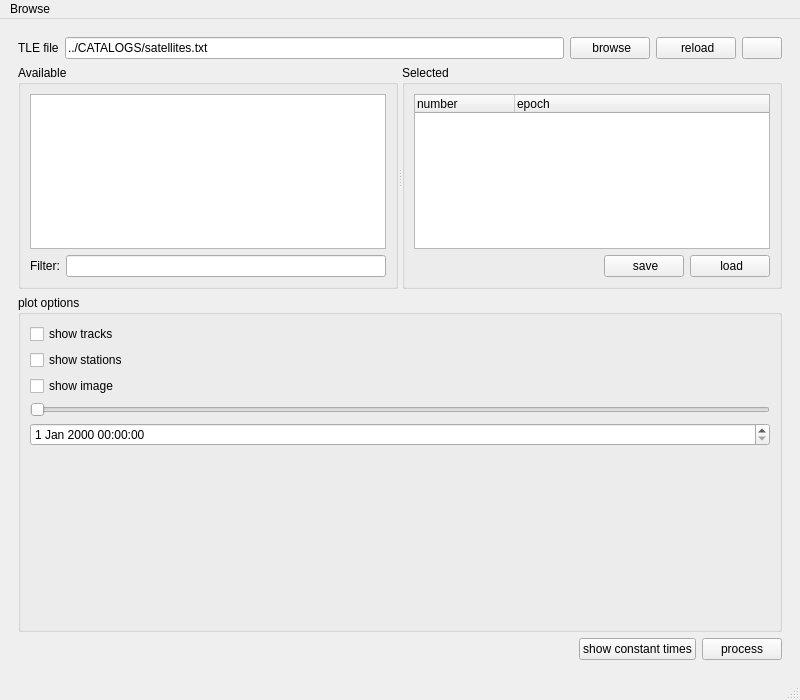
<?xml version="1.0" encoding="UTF-8"?>
<ui version="4.0">
 <class>SatelliteScheduling</class>
 <widget class="QMainWindow" name="SatelliteScheduling">
  <property name="geometry">
   <rect>
    <x>0</x>
    <y>0</y>
    <width>800</width>
    <height>700</height>
   </rect>
  </property>
  <property name="windowTitle">
   <string>MainWindow</string>
  </property>
  <widget class="QWidget" name="centralwidget">
   <layout class="QVBoxLayout" name="verticalLayout_3">
    <item>
     <widget class="QStackedWidget" name="stackedWidget">
      <property name="currentIndex">
       <number>0</number>
      </property>
      <widget class="QWidget" name="page">
       <layout class="QVBoxLayout" name="verticalLayout_5" stretch="0,2,3,0">
        <item>
         <layout class="QHBoxLayout" name="horizontalLayout">
          <item>
           <widget class="QLabel" name="label">
            <property name="text">
             <string>TLE file</string>
            </property>
           </widget>
          </item>
          <item>
           <widget class="QLineEdit" name="lineEdit_inputPath">
            <property name="text">
             <string>../CATALOGS/satellites.txt</string>
            </property>
           </widget>
          </item>
          <item>
           <widget class="QPushButton" name="pushButton_inputBrowse">
            <property name="text">
             <string> browse</string>
            </property>
            <property name="icon">
             <iconset resource="../myresources.qrc">
              <normaloff>:/icons/icons/folder-saved-search.png</normaloff>:/icons/icons/folder-saved-search.png</iconset>
            </property>
           </widget>
          </item>
          <item>
           <widget class="QPushButton" name="pushButton_inputReload">
            <property name="text">
             <string> reload</string>
            </property>
            <property name="icon">
             <iconset resource="../myresources.qrc">
              <normaloff>:/icons/icons/view-refresh-7.png</normaloff>:/icons/icons/view-refresh-7.png</iconset>
            </property>
           </widget>
          </item>
          <item>
           <widget class="QPushButton" name="pushButton_savePath">
            <property name="text">
             <string/>
            </property>
            <property name="icon">
             <iconset resource="../myresources.qrc">
              <normaloff>:/icons/icons/document-export.png</normaloff>:/icons/icons/document-export.png</iconset>
            </property>
           </widget>
          </item>
         </layout>
        </item>
        <item>
         <widget class="QSplitter" name="splitter">
          <property name="orientation">
           <enum>Qt::Horizontal</enum>
          </property>
          <widget class="QGroupBox" name="groupBox">
           <property name="title">
            <string>Available</string>
           </property>
           <layout class="QVBoxLayout" name="verticalLayout">
            <item>
             <widget class="QTreeView" name="treeView_available">
              <property name="editTriggers">
               <set>QAbstractItemView::NoEditTriggers</set>
              </property>
              <property name="alternatingRowColors">
               <bool>true</bool>
              </property>
             </widget>
            </item>
            <item>
             <layout class="QHBoxLayout" name="horizontalLayout_2">
              <item>
               <widget class="QLabel" name="label_2">
                <property name="text">
                 <string>Filter:</string>
                </property>
               </widget>
              </item>
              <item>
               <widget class="QLineEdit" name="lineEdit_availableFilter"/>
              </item>
             </layout>
            </item>
           </layout>
          </widget>
          <widget class="QGroupBox" name="groupBox_2">
           <property name="title">
            <string>Selected</string>
           </property>
           <layout class="QVBoxLayout" name="verticalLayout_2">
            <item>
             <widget class="QTreeWidget" name="treeWidget_selected">
              <property name="alternatingRowColors">
               <bool>true</bool>
              </property>
              <column>
               <property name="text">
                <string>number</string>
               </property>
              </column>
              <column>
               <property name="text">
                <string>epoch</string>
               </property>
              </column>
             </widget>
            </item>
            <item>
             <layout class="QHBoxLayout" name="horizontalLayout_3">
              <item>
               <spacer name="horizontalSpacer">
                <property name="orientation">
                 <enum>Qt::Horizontal</enum>
                </property>
                <property name="sizeHint" stdset="0">
                 <size>
                  <width>40</width>
                  <height>20</height>
                 </size>
                </property>
               </spacer>
              </item>
              <item>
               <widget class="QPushButton" name="pushButton_saveList">
                <property name="text">
                 <string> save</string>
                </property>
                <property name="icon">
                 <iconset resource="../myresources.qrc">
                  <normaloff>:/icons/icons/document-export.png</normaloff>:/icons/icons/document-export.png</iconset>
                </property>
               </widget>
              </item>
              <item>
               <widget class="QPushButton" name="pushButton_loadList">
                <property name="text">
                 <string> load</string>
                </property>
                <property name="icon">
                 <iconset resource="../myresources.qrc">
                  <normaloff>:/icons/icons/folder-open-5.png</normaloff>:/icons/icons/folder-open-5.png</iconset>
                </property>
               </widget>
              </item>
             </layout>
            </item>
           </layout>
          </widget>
         </widget>
        </item>
        <item>
         <layout class="QHBoxLayout" name="horizontalLayout_map">
          <item>
           <widget class="QGroupBox" name="groupBox_3">
            <property name="title">
             <string>plot options</string>
            </property>
            <layout class="QVBoxLayout" name="verticalLayout_4">
             <item>
              <widget class="QCheckBox" name="checkBox_showTracks">
               <property name="text">
                <string>show tracks</string>
               </property>
              </widget>
             </item>
             <item>
              <widget class="QCheckBox" name="checkBox_showStations">
               <property name="text">
                <string>show stations</string>
               </property>
              </widget>
             </item>
             <item>
              <widget class="QCheckBox" name="checkBox_showImage">
               <property name="text">
                <string>show image</string>
               </property>
              </widget>
             </item>
             <item>
              <widget class="QSlider" name="horizontalSlider_adjustTime">
               <property name="orientation">
                <enum>Qt::Horizontal</enum>
               </property>
              </widget>
             </item>
             <item>
              <widget class="QDateTimeEdit" name="dateTimeEdit_showTime"/>
             </item>
             <item>
              <spacer name="verticalSpacer">
               <property name="orientation">
                <enum>Qt::Vertical</enum>
               </property>
               <property name="sizeHint" stdset="0">
                <size>
                 <width>20</width>
                 <height>40</height>
                </size>
               </property>
              </spacer>
             </item>
            </layout>
           </widget>
          </item>
         </layout>
        </item>
        <item>
         <layout class="QHBoxLayout" name="horizontalLayout_5">
          <item>
           <spacer name="horizontalSpacer_2">
            <property name="orientation">
             <enum>Qt::Horizontal</enum>
            </property>
            <property name="sizeHint" stdset="0">
             <size>
              <width>40</width>
              <height>20</height>
             </size>
            </property>
           </spacer>
          </item>
          <item>
           <widget class="QPushButton" name="pushButton_showConstant">
            <property name="text">
             <string>show constant times</string>
            </property>
           </widget>
          </item>
          <item>
           <widget class="QPushButton" name="pushButton_process">
            <property name="text">
             <string>process</string>
            </property>
            <property name="icon">
             <iconset resource="../myresources.qrc">
              <normaloff>:/icons/icons/arrow-right-3.png</normaloff>:/icons/icons/arrow-right-3.png</iconset>
            </property>
           </widget>
          </item>
         </layout>
        </item>
       </layout>
      </widget>
      <widget class="QWidget" name="page_2">
       <layout class="QVBoxLayout" name="verticalLayout_6">
        <item>
         <widget class="QGroupBox" name="groupBox_4">
          <property name="title">
           <string>Select template</string>
          </property>
          <layout class="QVBoxLayout" name="verticalLayout_8">
           <item>
            <widget class="QTreeWidget" name="treeWidget_template">
             <column>
              <property name="text">
               <string>satellite</string>
              </property>
             </column>
             <column>
              <property name="text">
               <string>start</string>
              </property>
             </column>
             <column>
              <property name="text">
               <string>end</string>
              </property>
             </column>
             <column>
              <property name="text">
               <string>duration</string>
              </property>
             </column>
             <column>
              <property name="text">
               <string>station(s)</string>
              </property>
             </column>
            </widget>
           </item>
          </layout>
         </widget>
        </item>
        <item>
         <widget class="QGroupBox" name="groupBox_5">
          <property name="title">
           <string>Adjust</string>
          </property>
          <layout class="QVBoxLayout" name="verticalLayout_7">
           <item>
            <layout class="QHBoxLayout" name="horizontalLayout_6">
             <item>
              <widget class="QLabel" name="label_3">
               <property name="text">
                <string>Scan to satellite</string>
               </property>
              </widget>
             </item>
             <item>
              <widget class="QLabel" name="label_adjustSatName">
               <property name="text">
                <string/>
               </property>
              </widget>
             </item>
             <item>
              <spacer name="horizontalSpacer_4">
               <property name="orientation">
                <enum>Qt::Horizontal</enum>
               </property>
               <property name="sizeHint" stdset="0">
                <size>
                 <width>40</width>
                 <height>20</height>
                </size>
               </property>
              </spacer>
             </item>
            </layout>
           </item>
           <item>
            <widget class="QTableWidget" name="tableWidget_adjust">
             <attribute name="verticalHeaderVisible">
              <bool>false</bool>
             </attribute>
             <column>
              <property name="text">
               <string/>
              </property>
             </column>
             <column>
              <property name="text">
               <string>station</string>
              </property>
             </column>
             <column>
              <property name="text">
               <string>start</string>
              </property>
             </column>
             <column>
              <property name="text">
               <string>end</string>
              </property>
             </column>
             <column>
              <property name="text">
               <string>dur</string>
              </property>
             </column>
            </widget>
           </item>
          </layout>
         </widget>
        </item>
        <item>
         <layout class="QHBoxLayout" name="horizontalLayout_4">
          <item>
           <widget class="QLabel" name="label_6">
            <property name="text">
             <string>0 scans selected</string>
            </property>
           </widget>
          </item>
          <item>
           <spacer name="horizontalSpacer_3">
            <property name="orientation">
             <enum>Qt::Horizontal</enum>
            </property>
            <property name="sizeHint" stdset="0">
             <size>
              <width>40</width>
              <height>20</height>
             </size>
            </property>
           </spacer>
          </item>
          <item>
           <widget class="QPushButton" name="pushButton_checkAndSave">
            <property name="text">
             <string>check and save</string>
            </property>
            <property name="icon">
             <iconset resource="../myresources.qrc">
              <normaloff>:/icons/icons/dialog-ok-2.png</normaloff>:/icons/icons/dialog-ok-2.png</iconset>
            </property>
           </widget>
          </item>
          <item>
           <widget class="QPushButton" name="pushButton_showAll">
            <property name="text">
             <string>show all</string>
            </property>
           </widget>
          </item>
         </layout>
        </item>
       </layout>
      </widget>
      <widget class="QWidget" name="page_3">
       <layout class="QVBoxLayout" name="verticalLayout_9">
        <item>
         <layout class="QHBoxLayout" name="horizontalLayout_9">
          <item>
           <widget class="QGroupBox" name="groupBox_6">
            <property name="title">
             <string>general information</string>
            </property>
            <layout class="QHBoxLayout" name="horizontalLayout_8">
             <item>
              <layout class="QFormLayout" name="formLayout">
               <item row="0" column="0">
                <widget class="QLabel" name="label_4">
                 <property name="text">
                  <string>session start time</string>
                 </property>
                </widget>
               </item>
               <item row="0" column="1">
                <widget class="QDateTimeEdit" name="dateTimeEdit_sessionStart">
                 <property name="readOnly">
                  <bool>true</bool>
                 </property>
                 <property name="buttonSymbols">
                  <enum>QAbstractSpinBox::NoButtons</enum>
                 </property>
                </widget>
               </item>
               <item row="1" column="0">
                <widget class="QLabel" name="label_5">
                 <property name="text">
                  <string>session end time</string>
                 </property>
                </widget>
               </item>
               <item row="1" column="1">
                <widget class="QDateTimeEdit" name="dateTimeEdit_sessionEnd">
                 <property name="readOnly">
                  <bool>true</bool>
                 </property>
                 <property name="buttonSymbols">
                  <enum>QAbstractSpinBox::NoButtons</enum>
                 </property>
                </widget>
               </item>
               <item row="2" column="0">
                <widget class="QLabel" name="label_7">
                 <property name="text">
                  <string>list of stations</string>
                 </property>
                </widget>
               </item>
               <item row="2" column="1">
                <widget class="QListWidget" name="listWidget_listOfStations"/>
               </item>
              </layout>
             </item>
            </layout>
           </widget>
          </item>
          <item>
           <widget class="QGroupBox" name="groupBox_8">
            <property name="title">
             <string>constant times</string>
            </property>
            <layout class="QFormLayout" name="formLayout_2">
             <item row="0" column="0">
              <widget class="QLabel" name="label_9">
               <property name="text">
                <string>field system</string>
               </property>
              </widget>
             </item>
             <item row="0" column="1">
              <widget class="QSpinBox" name="spinBox_fs">
               <property name="value">
                <number>6</number>
               </property>
              </widget>
             </item>
             <item row="1" column="1">
              <widget class="QSpinBox" name="spinBox_preob">
               <property name="value">
                <number>10</number>
               </property>
               <property name="displayIntegerBase">
                <number>10</number>
               </property>
              </widget>
             </item>
             <item row="1" column="0">
              <widget class="QLabel" name="label_8">
               <property name="text">
                <string>preob</string>
               </property>
              </widget>
             </item>
            </layout>
           </widget>
          </item>
         </layout>
        </item>
        <item>
         <widget class="QGroupBox" name="groupBox_7">
          <property name="title">
           <string>selected scans</string>
          </property>
          <layout class="QVBoxLayout" name="verticalLayout_10">
           <item>
            <widget class="QTreeView" name="treeView_listOfSelectedScans"/>
           </item>
          </layout>
         </widget>
        </item>
       </layout>
      </widget>
     </widget>
    </item>
   </layout>
  </widget>
  <widget class="QStatusBar" name="statusbar"/>
  <widget class="QMenuBar" name="menubar">
   <property name="geometry">
    <rect>
     <x>0</x>
     <y>0</y>
     <width>800</width>
     <height>22</height>
    </rect>
   </property>
   <widget class="QMenu" name="menuSelect">
    <property name="title">
     <string>Browse</string>
    </property>
    <addaction name="actionSatellite"/>
    <addaction name="actionScan"/>
    <addaction name="actionInfo"/>
   </widget>
   <addaction name="menuSelect"/>
  </widget>
  <action name="actionSatellite">
   <property name="text">
    <string>Satellite</string>
   </property>
  </action>
  <action name="actionScan">
   <property name="text">
    <string>Scan</string>
   </property>
  </action>
  <action name="actionInfo">
   <property name="text">
    <string>Summary</string>
   </property>
  </action>
 </widget>
 <resources>
  <include location="../myresources.qrc"/>
 </resources>
 <connections/>
</ui>
